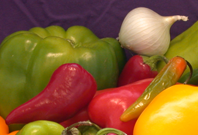
%> input picture onion.png, 198 x 135 px
$ octave aula_cores_ex7.m   (GNU Octave 9; MATLAB toolbox functions it lacks are replaced by stand-ins)
%> lines starting %> are read from the running program, lines starting %| are printed output that depends on the picture
pkg load image

I = imread('onion.png'); %lê a imagem RGB em cores de 8 bits
%> I is the input picture: size 135x198x3 uint8; mean R, G, B 137.3, 92.8, 45.3
CanalR = I(:,:,1);
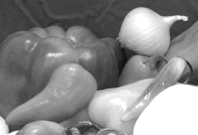
%> CanalR: size 135x198 uint8; min 16, max 255, mean 137.3
CanalG = I(:,:,2);
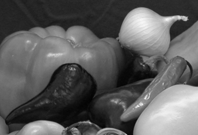
%> CanalG: size 135x198 uint8; min 2, max 248, mean 92.8
CanalB = I(:,:,3);
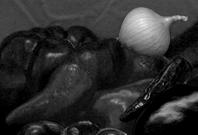
%> CanalB: size 135x198 uint8; min 0, max 233, mean 45.3

%CanalC = 1 - CanalR;
%CanalM = 1 - CanalG;
%CanalY = 1 - CanalB;

CanalC = 255 - CanalR;
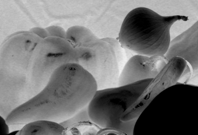
%> CanalC: size 135x198 uint8; min 0, max 239, mean 117.7
CanalM = 255 - CanalG;
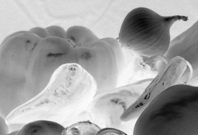
%> CanalM: size 135x198 uint8; min 7, max 253, mean 162.2
CanalY = 255 - CanalB;
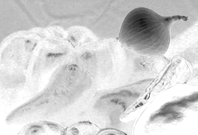
%> CanalY: size 135x198 uint8; min 22, max 255, mean 209.7

figure,imshow(CanalC);
figure,imshow(CanalM);
figure,imshow(CanalY);

$ run again, with placa-lbm.png copied over onion.png
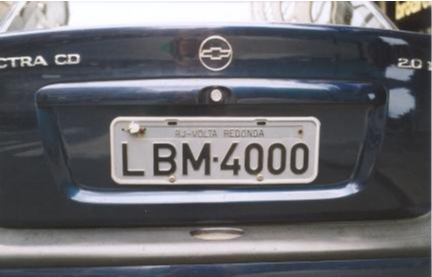
%> input picture placa-lbm.png, 432 x 277 px
%> I is the input picture: size 277x432x3 uint8; mean R, G, B 106.3, 106.4, 110.9
%> `CanalB = I(:,:,3);`:
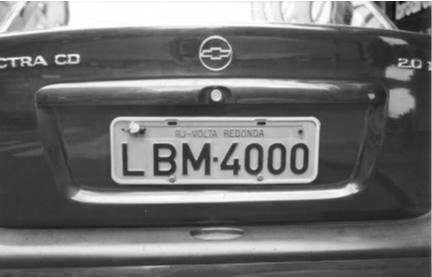
%> CanalB: size 277x432 uint8; min 6, max 255, mean 110.9
%> `CanalY = 255 - CanalB;`:
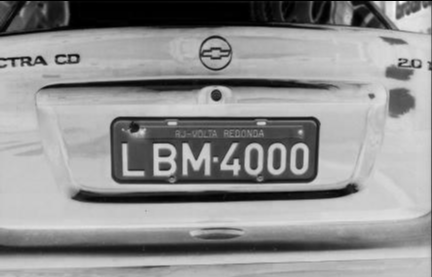
%> CanalY: size 277x432 uint8; min 0, max 249, mean 144.1

$ run again, with placa_aih.png copied over onion.png
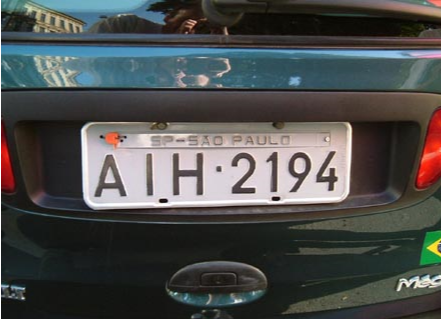
%> input picture placa_aih.png, 441 x 319 px
%> I is the input picture: size 319x441x3 uint8; mean R, G, B 76.2, 77.6, 76.4
%> `CanalB = I(:,:,3);`:
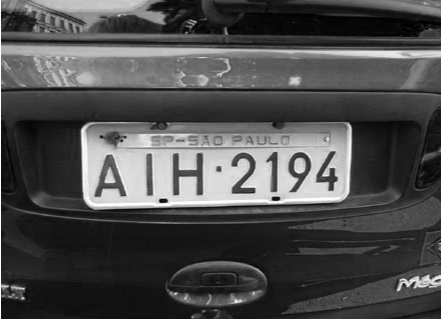
%> CanalB: size 319x441 uint8; min 0, max 255, mean 76.4
%> `CanalY = 255 - CanalB;`:
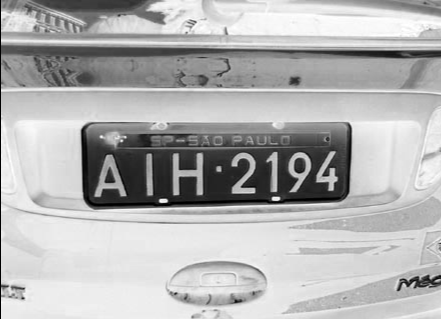
%> CanalY: size 319x441 uint8; min 0, max 255, mean 178.6
